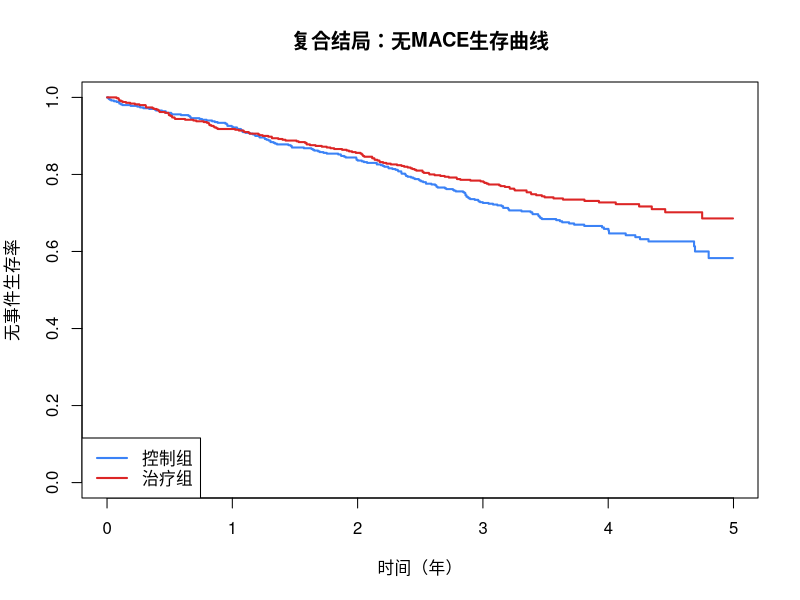
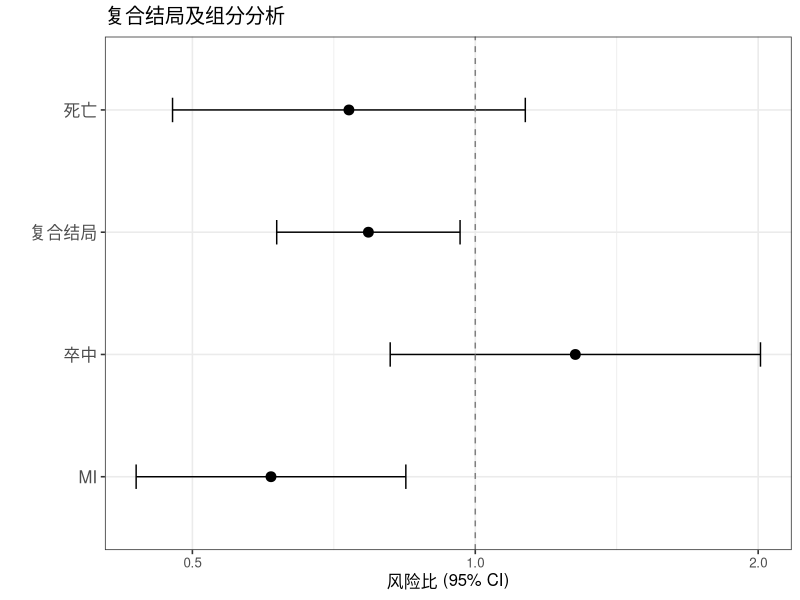
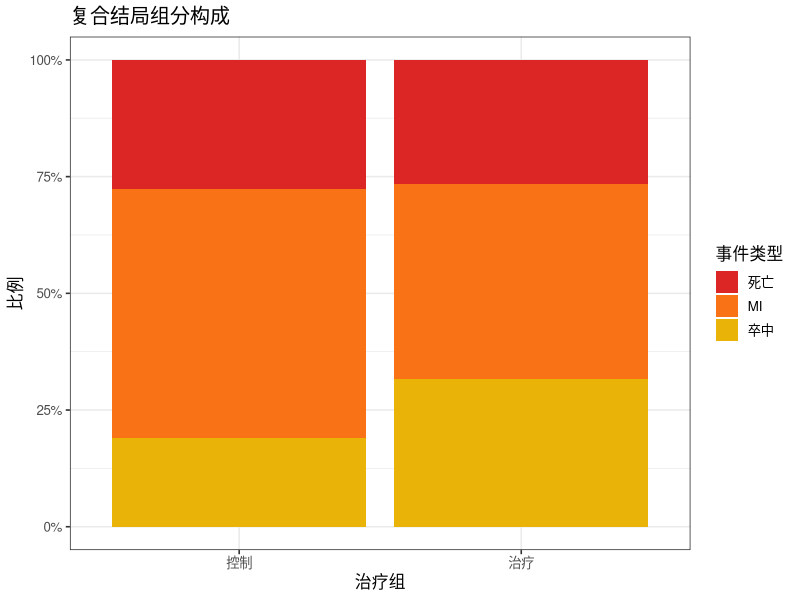
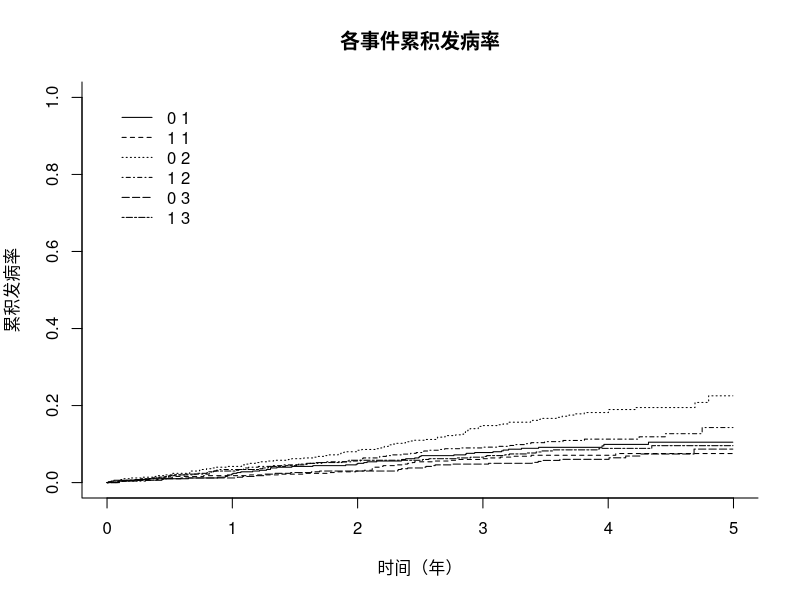

Write the R code that produced these figures, in order.
## ---- chunk 1
knitr::opts_chunk$set(
    echo = TRUE,
    warning = FALSE,
    message = FALSE,
    fig.width = 8,
    fig.height = 5
)
## ---- chunk 2
library(survival)
library(ggplot2)
library(dplyr)
library(tidyr)

set.seed(42)
theme_set(theme_bw(base_size = 12))
## ---- chunk 3
# 模拟心血管试验数据
n <- 1000

# 治疗分配
treatment <- rep(c(0, 1), each = n / 2)

# 三个组分事件的风险
# 死亡：治疗降低风险
death_hazard <- ifelse(treatment == 1, 0.02, 0.03)
# MI：治疗略降风险
mi_hazard <- ifelse(treatment == 1, 0.04, 0.05)
# 卒中：治疗无效
stroke_hazard <- 0.02

# 生成事件时间（指数分布）
time_death <- rexp(n, death_hazard)
time_mi <- rexp(n, mi_hazard)
time_stroke <- rexp(n, stroke_hazard)

# 删失时间
censor_time <- runif(n, 3, 5)

# 确定首发事件
first_event_time <- pmin(time_death, time_mi, time_stroke, censor_time)
event_type <- case_when(
    first_event_time == censor_time ~ 0, # 删失
    first_event_time == time_death ~ 1, # 死亡
    first_event_time == time_mi ~ 2, # MI
    first_event_time == time_stroke ~ 3 # 卒中
)

# 复合结局
composite_event <- as.numeric(event_type > 0)

trial_data <- data.frame(
    id = 1:n,
    treatment = factor(treatment, labels = c("控制", "治疗")),
    time = first_event_time,
    composite_event,
    event_type = factor(event_type, labels = c("删失", "死亡", "MI", "卒中"))
)

# 描述性统计
cat("事件分布:\n")
print(table(trial_data$treatment, trial_data$event_type))
## ---- chunk 4
# 复合结局的KM分析
surv_obj <- Surv(trial_data$time, trial_data$composite_event)
km_fit <- survfit(surv_obj ~ treatment, data = trial_data)

# 可视化
plot(km_fit,
    col = c("#3b82f6", "#dc2626"), lwd = 2,
    xlab = "时间（年）", ylab = "无事件生存率",
    main = "复合结局：无MACE生存曲线"
)
legend("bottomleft", c("控制组", "治疗组"), col = c("#3b82f6", "#dc2626"), lwd = 2)
## ---- chunk 5
# Cox模型
cox_composite <- coxph(Surv(time, composite_event) ~ treatment, data = trial_data)
summary(cox_composite)
## ---- chunk 6
# 分别分析每个组分
components <- c("死亡", "MI", "卒中")
component_results <- list()

for (comp in components) {
    trial_data[[paste0("event_", comp)]] <- as.numeric(trial_data$event_type == comp)

    # Cox模型
    formula <- as.formula(paste0("Surv(time, event_", comp, ") ~ treatment"))
    fit <- coxph(formula, data = trial_data)

    component_results[[comp]] <- data.frame(
        Component = comp,
        HR = exp(coef(fit)),
        CI_lower = exp(confint(fit))[1],
        CI_upper = exp(confint(fit))[2],
        p_value = summary(fit)$coefficients[5]
    )
}

results_df <- do.call(rbind, component_results)
print(results_df)
## ---- chunk 7
# 添加复合结局结果
composite_hr <- exp(coef(cox_composite))
composite_ci <- exp(confint(cox_composite))

all_results <- rbind(
    results_df,
    data.frame(
        Component = "复合结局",
        HR = composite_hr,
        CI_lower = composite_ci[1],
        CI_upper = composite_ci[2],
        p_value = summary(cox_composite)$coefficients[5]
    )
)

# 森林图
ggplot(all_results, aes(x = HR, y = Component)) +
    geom_point(size = 3) +
    geom_errorbarh(aes(xmin = CI_lower, xmax = CI_upper), height = 0.2) +
    geom_vline(xintercept = 1, linetype = "dashed", color = "gray50") +
    scale_x_log10() +
    labs(
        title = "复合结局及组分分析",
        x = "风险比 (95% CI)", y = ""
    ) +
    theme(axis.text.y = element_text(size = 12))
## ---- chunk 8
# 手动计算Win Ratio
# 按重要性排序：死亡 > MI > 卒中

calculate_win_ratio <- function(data) {
    treat <- data[data$treatment == "治疗", ]
    control <- data[data$treatment == "控制", ]

    wins <- 0
    losses <- 0
    ties <- 0

    for (i in 1:nrow(treat)) {
        for (j in 1:nrow(control)) {
            # 比较死亡
            if (treat$event_死亡[i] == 0 && control$event_死亡[j] == 1 &&
                treat$time[i] > control$time[j]) {
                wins <- wins + 1
            } else if (treat$event_死亡[i] == 1 && control$event_死亡[j] == 0 &&
                treat$time[i] < control$time[j]) {
                losses <- losses + 1
            } else {
                # 继续比较MI（简化版本）
                if (treat$event_MI[i] == 0 && control$event_MI[j] == 1) {
                    wins <- wins + 1
                } else if (treat$event_MI[i] == 1 && control$event_MI[j] == 0) {
                    losses <- losses + 1
                } else {
                    ties <- ties + 1
                }
            }
        }
    }

    list(
        wins = wins, losses = losses, ties = ties,
        win_ratio = wins / losses
    )
}

# 简化示例（完整版需要更复杂的配对逻辑）
cat("Win Ratio概念演示:\n")
cat("治疗组'赢'：治疗患者比对照患者结局更好\n")
cat("Win Ratio = 赢次数 / 输次数\n")
## ---- chunk 9
# 计算各组分对复合结局的贡献
contribution <- trial_data %>%
    filter(composite_event == 1) %>%
    group_by(treatment, event_type) %>%
    summarise(n = n(), .groups = "drop") %>%
    group_by(treatment) %>%
    mutate(prop = n / sum(n))

ggplot(contribution, aes(x = treatment, y = prop, fill = event_type)) +
    geom_col() +
    scale_fill_manual(values = c("#dc2626", "#f97316", "#eab308")) +
    labs(
        title = "复合结局组分构成",
        x = "治疗组", y = "比例", fill = "事件类型"
    ) +
    scale_y_continuous(labels = scales::percent)
## ---- chunk 10
# 将复合结局作为竞争风险分析
library(cmprsk)

# 创建竞争风险数据
trial_data$event_num <- as.numeric(trial_data$event_type) - 1 # 0=删失, 1=死亡, 2=MI, 3=卒中
trial_data$treat_num <- as.numeric(trial_data$treatment) - 1

# Gray检验
gray_test <- cuminc(trial_data$time, trial_data$event_num,
    group = trial_data$treat_num
)

# 绘制累积发病率
plot(gray_test,
    main = "各事件累积发病率",
    xlab = "时间（年）", ylab = "累积发病率"
)
## ---- chunk 11
# 生成复合结局分析报告
cat("=== 复合结局分析报告 ===\n\n")

cat("1. 样本量:", n, "\n")
cat("2. 随访时间:", round(median(trial_data$time), 2), "年（中位数）\n\n")

cat("3. 事件发生:\n")
event_summary <- trial_data %>%
    group_by(treatment) %>%
    summarise(
        N = n(),
        复合结局 = sum(composite_event),
        死亡 = sum(event_type == "死亡"),
        MI = sum(event_type == "MI"),
        卒中 = sum(event_type == "卒中")
    )
print(event_summary)

cat("\n4. 治疗效果:\n")
cat(
    "复合结局 HR:", round(exp(coef(cox_composite)), 3),
    "(95% CI:", round(exp(confint(cox_composite))[1], 3), "-",
    round(exp(confint(cox_composite))[2], 3), ")\n"
)
